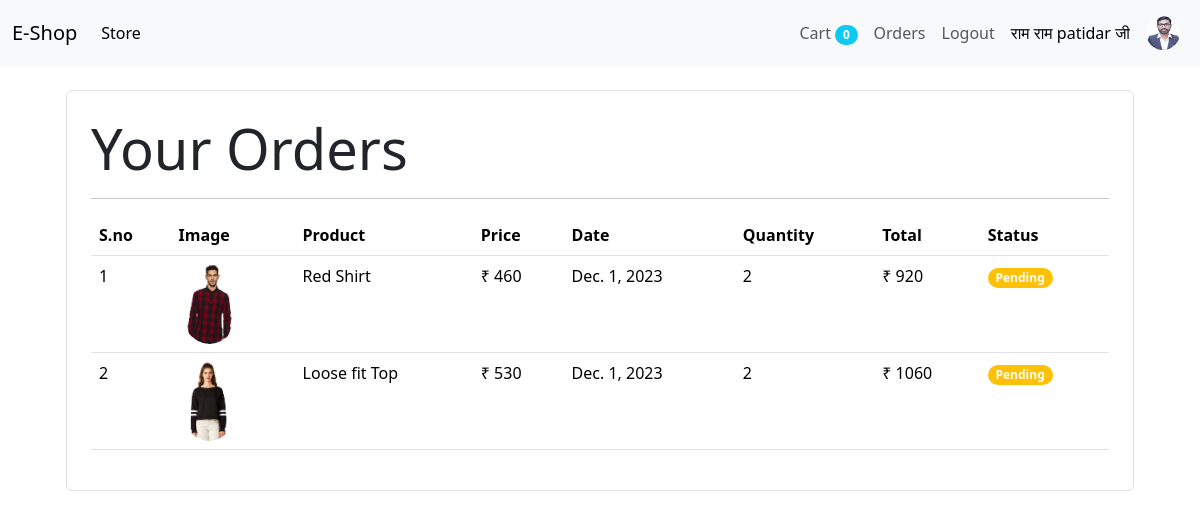
Screenshot of /orders (signed in) with the database file from the repository.
### store/models/customer.py (models this page shows, shortened)
class Customer(models.Model):
    first_name = models.CharField(max_length=50)
    last_name = models.CharField(max_length=50)
    phone = models.CharField(max_length=15)
    email = models.EmailField()
    password = models.CharField(max_length=500)
    image = models.ImageField(upload_to='uploads/profile_img/' , default="uploads/profile_img/download.jfif" )
    @staticmethod
    def get_detail(self):
        customer_d = Customer.objects.get(id = self)
        name = customer_d.first_name
        print(customer_d)
        print(name)
        return name
    @staticmethod
    def get_detail_image(self):
        customer_d = Customer.objects.get(id = self)
        img = customer_d.image
        print(customer_d)
        return img

### store/models/orders.py (models this page shows, shortened)
class Order(models.Model):
    product = models.ForeignKey(Product ,
                             on_delete=models.CASCADE )
    customer = models.ForeignKey(Customer ,
                                 on_delete= models.CASCADE)
    quantity = models.IntegerField(default=1)
    price = models.IntegerField()
    address = models.CharField(max_length=50 , default="" , blank=True)
    phone = models.CharField(max_length=50 , default="" , blank=True)
    date  = models.DateField(default=datetime.datetime.today)
    status = models.BooleanField(default=False)
    @staticmethod
    def get_order_by_customer(customer_id):
        return Order.objects.filter(customer = customer_id).order_by("-date")

### store/models/product.py (models this page shows, shortened)
class Product(models.Model):
    name = models.CharField(max_length=50)
    price = models.IntegerField(default=0)
    category =models.ForeignKey(Category ,on_delete=models.CASCADE , default=1)
    description = models.CharField(max_length=200 , default='')
    image = models.ImageField(upload_to='uploads/products/')

### store/middlewares/auth.py (the view)
    def middleware(request):
        print(request.session.get('customer'))
        returnUrl = request.META['PATH_INFO']
        print(request.META['PATH_INFO'])
        if not request.session.get('customer'):
            return redirect(f'login?return_url={returnUrl}')
        response = get_response(request)
        return response

### store/templatetags/custom_filter.py (called while the page is built)
@register.filter(name = "currency")
def currency(number):
    return "₹ "+str(number)

@register.filter(name = "multiply")
def multiply(number , number1):
    return number * number1

### store/templatetags/detail.py (called while the page is built)
@register.filter(name = "login_detail")
def login_detail(customer):
    print("this is a customer " ,customer)
    name = Customer.get_detail(customer)
    return name

@register.filter(name = "login_detail_image")
def login_detail_image(customer):
    img = Customer.get_detail_image(customer)
    print("profile img " ,img)
    return img.url

### store/views/orders.py (called while the page is built)
    def get(self , request):
        customer = request.session.get('customer')
        orders = Order.get_order_by_customer(customer)
        print(orders)
        return render(request , 'orders.html' , {'orders':orders})

### store/templates/orders.html
{% extends 'base.html' %} {% block content %} {% load cart %} {% load custom_filter %}
<div class="container">
    <div class="border rounded p-4 m-4">
        <p class="display-4 pl-4 ml-4"> Your Orders</p>
        <hr>
        <table class="table">
            <thead>
                <tr>
                    <th>S.no</th>
                    <th>Image</th>
                    <th>Product</th>
                    <th>Price</th>
                    <th>Date</th>
                    <th>Quantity</th>
                    <th>Total</th>
                    <th>Status</th>
                </tr>
            </thead>
            <tbody>
                {% for order in orders %}
                <tr>
                    <td>{{forloop.counter}}</td>
                    <td><img style="height: 80px;" class="rounded-circle" src="{{order.product.image.url}}" alt=""></td>
                    <td>{{order.product.name}}</td>
                    <td>{{order.product.price|currency}}</td>
                    <td>{{order.date}}</td>
                    <td>{{order.quantity }}</td>
                    <td>{{order.quantity|multiply:order.product.price|currency}}</td>
                    {% if order.status %}
                    <td><small class="badge rounded-pill bg-success"> Completed</small></td>
                    {% else %}
                    <td><small class="badge rounded-pill bg-warning"> Pending</small></td>
                    {% endif %}
                </tr>
                {% endfor %}
            </tbody>
        </table>
    </div>
</div>
{% endblock %}

### store/templates/base.html (shortened to what this page needs)
{% load detail %}
<!doctype html>
<html lang="en">
<head>
    <link href="https://cdn.jsdelivr.net/npm/bootstrap@5.3.2/dist/css/bootstrap.min.css" rel="stylesheet">
</head>
<body>
    <nav class="navbar navbar-expand-lg bg-body-tertiary">
        <div class="container-fluid">
            <a class="navbar-brand" href="/">E-Shop</a>
            <div class="collapse navbar-collapse" id="navbarSupportedContent">
                <ul class="navbar-nav me-auto mb-2 mb-lg-0">
                    <li class="nav-item">
                        <a class="nav-link active" aria-current="page" href="#">Store</a>
                    </li>
                </ul>
                <ul class="navbar-nav my-2 my-lg-0">
                    <li class="nav-item my-auto">
                        <a class="nav-link " aria-current="page" href="/cart">Cart
                            <span class="badge rounded-pill bg-info ">{{request.session.cart.keys|length}}</span>
                        </a>
                    </li>
                    {% if request.session.customer %}
                    <li class="nav-item my-auto">
                        <a class="nav-link" aria-current="page" href="/orders">Orders</a>
                    </li>
                    <li class="nav-item my-auto">
                        <a class="nav-link" aria-current="page" href="/logout">Logout</a>
                    </li>
                    <li class="nav-item " style="display: flex; ">
                        <a class="nav-link active my-auto " aria-current="page" href="/profile">राम राम {{request.session.customer|login_detail}}  जी</a>
                        <a href="/profile">
                            <img class="nav-link" href="/profile" style="border-radius: 50%;  width:50px; height:50px; " src="{{request.session.customer|login_detail_image}}" alt="">
                        </a>
                    </li>
                    {% endif %}
                </ul>
            </div>
        </div>
    </nav>
    {% block content %} {% endblock %}
</body>
</html>

### rows the page displays
Customer: session.customer|login_detail "patidar", session.customer|login_detail_image (picture)
Order: product.image (picture), product.name "Red Shirt", product.price "₹ 460", date "Dec. 1, 2023", quantity "2", quantity|multiply "₹ 920", status "Pending"
Order: product.image (picture), product.name "Loose fit Top", product.price "₹ 530", date "Dec. 1, 2023", quantity "2", quantity|multiply "₹ 1060", status "Pending"

### other values shown
{{ request.session.cart.keys|length }} "0"
